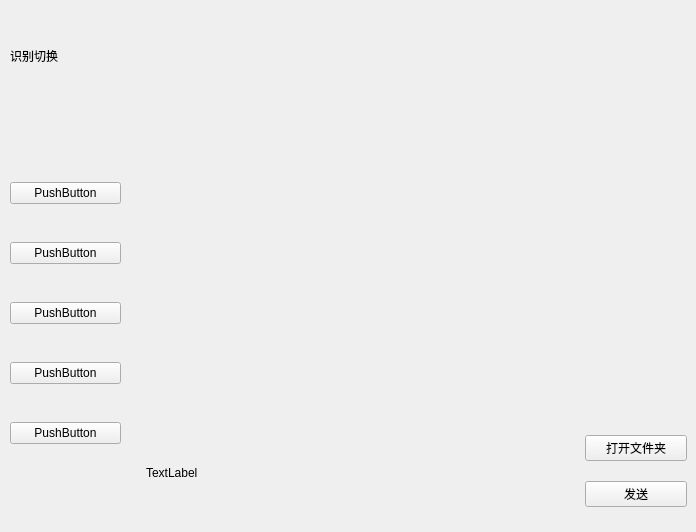
<?xml version="1.0" encoding="UTF-8"?>
<ui version="4.0">
 <class>Widget_funcB_Smart_vision</class>
 <widget class="QWidget" name="Widget_funcB_Smart_vision">
  <property name="geometry">
   <rect>
    <x>0</x>
    <y>0</y>
    <width>696</width>
    <height>532</height>
   </rect>
  </property>
  <property name="minimumSize">
   <size>
    <width>696</width>
    <height>532</height>
   </size>
  </property>
  <property name="maximumSize">
   <size>
    <width>696</width>
    <height>532</height>
   </size>
  </property>
  <property name="windowTitle">
   <string>Form</string>
  </property>
  <layout class="QHBoxLayout" name="horizontalLayout_2">
   <property name="leftMargin">
    <number>0</number>
   </property>
   <property name="topMargin">
    <number>0</number>
   </property>
   <property name="rightMargin">
    <number>0</number>
   </property>
   <property name="bottomMargin">
    <number>0</number>
   </property>
   <item>
    <widget class="Widget_Assist_Backdrop" name="widget_menu" native="true">
     <property name="maximumSize">
      <size>
       <width>130</width>
       <height>16777215</height>
      </size>
     </property>
     <widget class="QLabel" name="label">
      <property name="geometry">
       <rect>
        <x>10</x>
        <y>10</y>
        <width>111</width>
        <height>91</height>
       </rect>
      </property>
      <property name="text">
       <string>识别切换</string>
      </property>
     </widget>
     <widget class="QWidget" name="">
      <property name="geometry">
       <rect>
        <x>10</x>
        <y>150</y>
        <width>111</width>
        <height>331</height>
       </rect>
      </property>
      <layout class="QVBoxLayout" name="verticalLayout_2">
       <item>
        <widget class="QPushButton" name="model_friut">
         <property name="text">
          <string>PushButton</string>
         </property>
        </widget>
       </item>
       <item>
        <widget class="QPushButton" name="model_people">
         <property name="text">
          <string>PushButton</string>
         </property>
        </widget>
       </item>
       <item>
        <widget class="QPushButton" name="model_animal">
         <property name="text">
          <string>PushButton</string>
         </property>
        </widget>
       </item>
       <item>
        <widget class="QPushButton" name="model_car">
         <property name="text">
          <string>PushButton</string>
         </property>
        </widget>
       </item>
       <item>
        <widget class="QPushButton" name="model_color">
         <property name="text">
          <string>PushButton</string>
         </property>
        </widget>
       </item>
      </layout>
     </widget>
    </widget>
   </item>
   <item>
    <widget class="QWidget" name="widget_6" native="true">
     <layout class="QVBoxLayout" name="verticalLayout">
      <property name="spacing">
       <number>6</number>
      </property>
      <property name="leftMargin">
       <number>0</number>
      </property>
      <property name="topMargin">
       <number>0</number>
      </property>
      <property name="rightMargin">
       <number>0</number>
      </property>
      <property name="bottomMargin">
       <number>0</number>
      </property>
      <item>
       <widget class="Widget_Assist_Backdrop" name="widget_Img" native="true"/>
      </item>
      <item>
       <widget class="QWidget" name="widget" native="true">
        <property name="minimumSize">
         <size>
          <width>0</width>
          <height>0</height>
         </size>
        </property>
        <property name="maximumSize">
         <size>
          <width>16777215</width>
          <height>120</height>
         </size>
        </property>
        <layout class="QHBoxLayout" name="horizontalLayout">
         <property name="spacing">
          <number>6</number>
         </property>
         <property name="leftMargin">
          <number>0</number>
         </property>
         <property name="topMargin">
          <number>0</number>
         </property>
         <property name="rightMargin">
          <number>0</number>
         </property>
         <property name="bottomMargin">
          <number>0</number>
         </property>
         <item>
          <widget class="Widget_Assist_Backdrop" name="widget_result" native="true">
           <widget class="QLabel" name="Label_result">
            <property name="geometry">
             <rect>
              <x>10</x>
              <y>10</y>
              <width>411</width>
              <height>101</height>
             </rect>
            </property>
            <property name="text">
             <string>TextLabel</string>
            </property>
           </widget>
          </widget>
         </item>
         <item>
          <widget class="Widget_Assist_Backdrop" name="widget_button" native="true">
           <property name="maximumSize">
            <size>
             <width>120</width>
             <height>16777215</height>
            </size>
           </property>
           <layout class="QVBoxLayout" name="verticalLayout_3">
            <item>
             <widget class="QPushButton" name="get_picture">
              <property name="text">
               <string>打开文件夹</string>
              </property>
             </widget>
            </item>
            <item>
             <widget class="QPushButton" name="send">
              <property name="text">
               <string>发送</string>
              </property>
             </widget>
            </item>
           </layout>
          </widget>
         </item>
        </layout>
       </widget>
      </item>
     </layout>
    </widget>
   </item>
  </layout>
 </widget>
 <customwidgets>
  <customwidget>
   <class>Widget_Assist_Backdrop</class>
   <extends>QWidget</extends>
   <header>widget_assist_backdrop.h</header>
   <container>1</container>
  </customwidget>
 </customwidgets>
 <resources/>
 <connections/>
</ui>
